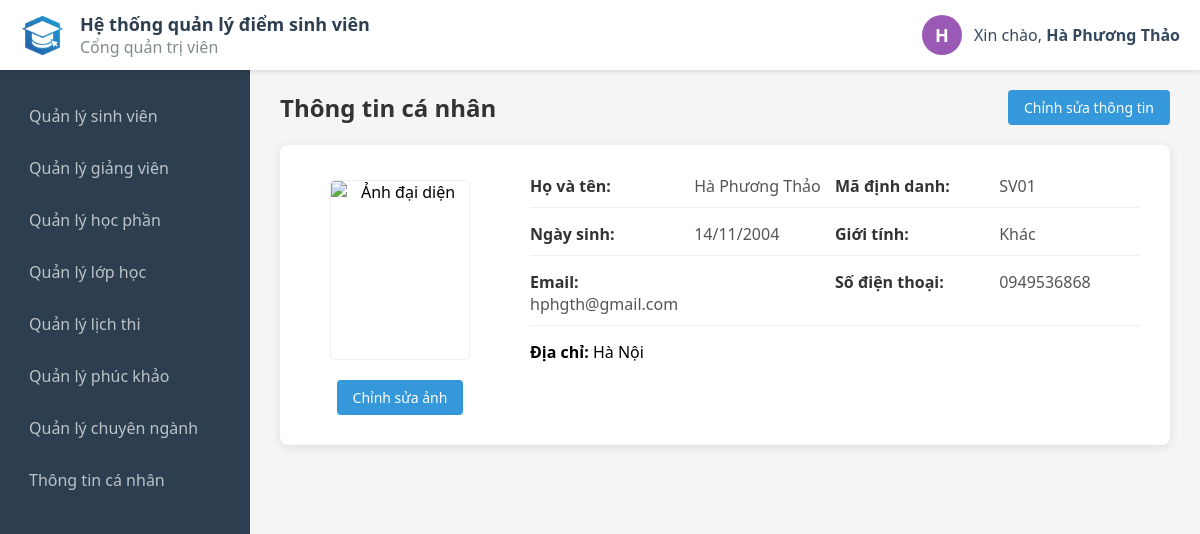
/admin/profile.php (signed in), run on the app's committed database.
### tables this page shows
CREATE TABLE `profile` (
  `id` int(4) NOT NULL,
  `account_id` int(4) NOT NULL,
  `avatar` varchar(255) DEFAULT NULL,
  `first_name` varchar(10) NOT NULL,
  `last_name` varchar(20) NOT NULL,
  `dob` date NOT NULL,
  `gender` enum('Nam','Nữ','Khác') NOT NULL,
  `email` varchar(30) DEFAULT NULL,
  `phone` varchar(10) DEFAULT NULL,
  `address` varchar(50) DEFAULT NULL,
  `year` varchar(10) DEFAULT NULL,
  `academic_year` varchar(15) DEFAULT NULL,
  `faculty_id` int(11) DEFAULT NULL,
  `major_id` int(11) DEFAULT NULL
);

CREATE TABLE `account` (
  `id` int(4) NOT NULL,
  `code` varchar(5) NOT NULL,
  `username` varchar(20) NOT NULL,
  `password` varchar(255) NOT NULL,
  `password_hint` varchar(16) NOT NULL,
  `role` enum('admin','teacher','student') NOT NULL DEFAULT 'student'
);

### admin/profile.php (the view, shortened to what this page needs)
<?php
$account_id = $_SESSION['id'];
require '../db_connection.php';
$code      = "N/A";
$sql = "SELECT a.code, p.first_name, p.last_name, p.dob, p.gender, p.email, p.phone, p.address, p.major_id, m.major_name, p.faculty_id, f.faculty_name, p.year
        FROM account a
        LEFT JOIN profile p ON a.id = p.account_id
        LEFT JOIN majors m ON p.major_id = m.id
        LEFT JOIN faculties f ON p.faculty_id = f.id
        WHERE a.id = ?";
$stmt = $conn->prepare($sql);
$stmt->bind_param("i", $account_id);
$stmt->execute();
$result = $stmt->get_result();
if ($row = $result->fetch_assoc()) {
    $code = $row['code'] ?: "N/A";
    if (!empty($row['dob']) && $row['dob'] != '0000-00-00') {
        $dob = date("d/m/Y", strtotime($row['dob']));
    } else {
        $dob = "Chưa cập nhật";
    }
    $gender   = $row['gender'] ?: "Chưa cập nhật";
    $email    = $row['email'] ?: "Chưa cập nhật";
    $phone    = $row['phone'] ?: "Chưa cập nhật";
    $address  = $row['address'] ?: "Chưa cập nhật";
}
?>
<!DOCTYPE html>
<html lang="en">
<head>
    <link rel="stylesheet" href="../css/profile.css">
</head>
<body>
    <?php include 'header.php'; ?>
    <div class="main-container">
        <div class="profile-title">
            <h2>Thông tin cá nhân</h2>
            <button class="edit-btn" onclick="window.location.href='edit.php'">Chỉnh sửa thông tin</button>
        </div>
        <div class="profile-info">
            <div class="profile-img">
                <img src="../images/profile.png" alt="Ảnh đại diện">
                <div class="profile-button">
                    <button class="edit-btn" onclick="window.location.href='edit.php'">Chỉnh sửa ảnh</button>
                </div>
            </div>
            <div class="profile-content">
                <div class="profile-row">
                    <p><strong>Họ và tên:</strong> <?php echo htmlspecialchars($full_name); ?></p>
                    <p><strong>Mã định danh:</strong> <?php echo htmlspecialchars($code); ?></p>
                </div>
                <div class="profile-row">
                    <p><strong>Ngày sinh:</strong> <?php echo htmlspecialchars($dob); ?></p>
                    <p><strong>Giới tính:</strong> <?php echo htmlspecialchars($gender); ?></p>
                </div>
                <div class="profile-row">
                    <p><strong>Email:</strong> <?php echo htmlspecialchars($email); ?></p>
                    <p><strong>Số điện thoại:</strong> <?php echo htmlspecialchars($phone); ?></p>
                </div>
                <p><strong>Địa chỉ:</strong> <?php echo htmlspecialchars($address); ?></p>
            </div>
        </div>
    </div>
</body>
</html>

### admin/header.php (shortened to what this page needs)
<?php
require '../db_connection.php';
$user_id  = $_SESSION['id'] ?? 0;
$username = $_SESSION['username'] ?? 'user';
$full_name = "Chưa cập nhật";
$avatar_from_db = "";
if ($user_id > 0) {
    $sql = "SELECT p.first_name, p.last_name, p.avatar
            FROM account a
            LEFT JOIN profile p ON a.id = p.account_id
            WHERE a.id = ?";
    $stmt = $conn->prepare($sql);
    $stmt->bind_param("i", $user_id);
    $stmt->execute();
    $result = $stmt->get_result();
    if ($row = $result->fetch_assoc()) {
        $fname = trim($row['first_name'] ?? '');
        $lname = trim($row['last_name'] ?? '');
        if ($fname !== '' || $lname !== '') {
            $full_name = trim($lname . ' ' . $fname);
        }
    }
}
$first_letter = mb_strtoupper(mb_substr($full_name !== "Chưa cập nhật" ? $full_name : $username, 0, 1, 'UTF-8'), 'UTF-8');
$palette = ['#1abc9c', '#2ecc71', '#3498db', '#9b59b6', '#f1c40f', '#e67e22', '#e74c3c', '#34495e'];
$color_index = $user_id % count($palette);
$bg_color = $palette[$color_index];
?>
<!DOCTYPE html>
<html lang="en">
<head>
    <link rel="stylesheet" href="https://cdnjs.cloudflare.com/ajax/libs/font-awesome/6.5.2/css/all.min.css" />
    <link rel="stylesheet" href="../css/header.css">
</head>
<body>
    <div class="header">
        <div class="left-container">
            <img src="../images/logo.png" alt="" class="logo">
            <div class="content">
                <h1>Hệ thống quản lý điểm sinh viên</h1>
                <p>Cổng quản trị viên</p>
            </div>
        </div>
        <div class="right-container">
            <div class="user-profile">
                <div class="avatar-circle" style="background-color: <?php echo $bg_color; ?>;">
                    <?php if (!empty($avatar_from_db) && file_exists($avatar_from_db)): ?>
                        <img src="<?php echo $avatar_from_db; ?>" alt="User Avatar">
                    <?php else: ?>
                        <span><?php echo $first_letter; ?></span>
                    <?php endif; ?>
                </div>
                <p class="greeting-text">
                    Xin chào, <strong><?php echo htmlspecialchars($full_name); ?></strong>
                </p>
            </div>
        </div>
    </div>
    <div class="sidebar">
        <ul>
            <li><a href="../admin/student.php">Quản lý sinh viên</a></li>
            <li><a href="../admin/teacher.php">Quản lý giảng viên</a></li>
            <li><a href="../admin/course.php">Quản lý học phần</a></li>
            <li><a href="../admin/class.php">Quản lý lớp học</a></li>
            <li><a href="../admin/calendar.php">Quản lý lịch thi</a></li>
            <li><a href="../admin/grade.php">Quản lý phúc khảo</a></li>
            <li><a href="../admin/major.php">Quản lý chuyên ngành</a></li>
            <li><a href="../admin/profile.php">Thông tin cá nhân</a></li>
        </ul>
    </div>
</body>
</html>

### css/profile.css (style rules this page uses)
* { margin: 0; padding: 0; box-sizing: border-box; font-family: 'Segoe UI', Tahoma, Geneva, Verdana, sans-serif; }
.main-container { width: calc(100% - 250px); margin-left: 250px; min-height: 100vh; background-color: #f5f5f5; padding: 70px 30px 30px 30px; }
.profile-title { display: flex; justify-content: space-between; align-items: center; margin-bottom: 20px; margin-top: 20px; }
.profile-title h2 { font-size: 24px; color: #333333; }
.edit-btn { padding: 8px 16px; background-color: #3498db; color: #ffffff; border: none; border-radius: 4px; text-decoration: none; font-size: 14px; }
.profile-info { display: flex; flex-direction: row; gap: 40px; background: #fff; padding: 30px; border-radius: 8px; box-shadow: 0 2px 10px rgba(0,0,0,0.1); }
.profile-img { flex: 0 0 180px; text-align: center; display: flex; flex-direction: column; align-items: center; }
.profile-img img { width: 140px; height: 180px; margin-top: 5px; margin-bottom: 20px; border-radius: 5px; object-fit: cover; border: 1px solid #eeeeee; }
.profile-content { flex: 1; }
.profile-row { display: flex; margin-bottom: 15px; padding-bottom: 10px; border-bottom: 1px solid #f0f0f0; }
.profile-row p { flex: 1; font-size: 16px; color: #555; }
.profile-row strong { width: 160px; display: inline-block; color: #333; }

### css/header.css (style rules this page uses)
.header { height: 70px; background-color: #ffffff; display: flex; justify-content: space-between; align-items: center; padding: 0 20px; box-shadow: 0 2px 5px rgba(0,0,0,0.1); position: fixed; top: 0; width: 100%; z-index: 1000; }
.left-container { display: flex; align-items: center; gap: 15px; }
.left-container .logo { width: 45px; height: 45px; }
.left-container h1 { font-size: 18px; color: #2c3e50; }
.left-container p { font-size: 16px; color: #7f8c8d; }
.user-profile { display: flex; align-items: center; gap: 12px; }
.avatar-circle { width: 40px; height: 40px; border-radius: 50%; display: flex; justify-content: center; align-items: center; color: white; font-weight: bold; font-size: 18px; overflow: hidden; cursor: pointer; }
.greeting-text { font-size: 16px; color: #34495e; }
.right-container { display: flex; flex-direction: row; gap: 20px; }
.sidebar { width: 250px; height: calc(100vh - 70px); background-color: #2c3e50; position: fixed; top: 70px; left: 0; padding-top: 20px; }
.sidebar ul { list-style: none; }
.sidebar ul li { padding: 0; }
.sidebar ul li a { display: block; color: #bdc3c7; padding: 15px 25px; text-decoration: none; transition: all 0.3s; font-size: 16px; border-left: 4px solid transparent; }

### data on the page
profile: first_letter "H", full_name "Hà Phương Thảo", account.code "SV01", dob "14/11/2004", gender "Khác", email "hphgth@gmail.com", phone "0949536868", address "Hà Nội"
